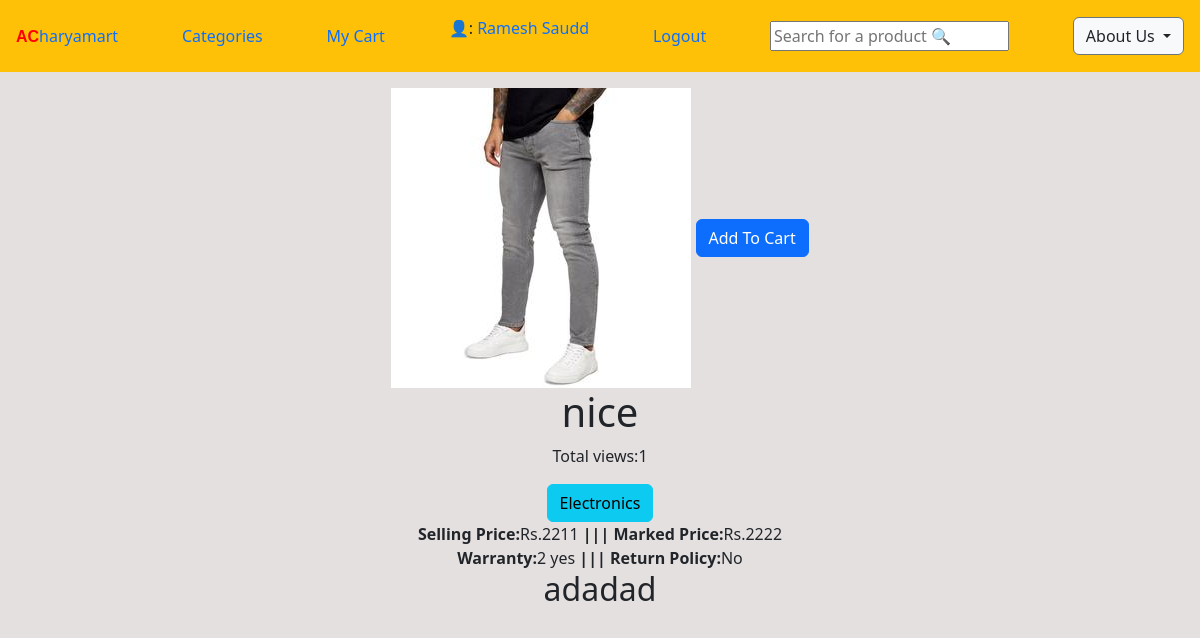
Screenshot of /productinfo/1 (signed in) with the database file from the repository.
### ecomapp/models.py (models this page shows, shortened)
class CustomUser(AbstractUser):
    username = None
    email = models.EmailField(_("email address"), unique=True)
    USERNAME_FIELD = "email"
    REQUIRED_FIELDS = []
    objects = CustomUserManager()

class Customer(models.Model):
    user=models.OneToOneField(CustomUser,on_delete=models.CASCADE)
    full_name=models.CharField(max_length=200)
    address=models.CharField(max_length=200,null=True,blank=True)
    joined_on=models.DateTimeField(auto_now_add=True)

class Product(models.Model):
    title=models.CharField(max_length=100)
    slug=models.SlugField(unique=True)
    category=models.ForeignKey(Category,on_delete=models.CASCADE)
    image=ResizedImageField(size=[500, 300],upload_to='products')
    marked_price=models.PositiveBigIntegerField()
    selling_price=models.PositiveBigIntegerField()
    description=models.TextField()
    warranty=models.CharField(max_length=300,null=True,blank=True)
    return_policy=models.CharField(max_length=300,null=True,blank=True)
    view_count=models.PositiveBigIntegerField(default=0)

class Category(models.Model):
    title=models.CharField(max_length=200)
    slug=models.SlugField(unique=True)
    def __str__(self):
        return self.title

### ecomapp/views.py (the view)
# urls.py: path("productinfo/<int:pk>",ProductInfoView.as_view(),name="productinfo"),
class ProductInfoView(EcomMixin,TemplateView):
    template_name="productinfo.html"
    def get_context_data(self,**kwargs):
        context=super().get_context_data(**kwargs)
        prod_id = self.kwargs.get('pk')
        product=Product.objects.get(id=prod_id)
        product.view_count+=1
        product.save()
        context["product"]=product
        return context

### ecomapp/views.py (called while the page is built)
    def dispatch(self, request, *args, **kwargs):
        cart_id = request.session.get("cart_id")
        if cart_id:
            cart_obj = Cart.objects.get(id=cart_id)
            if request.user.is_authenticated and request.user.customer:
                cart_obj.customer = request.user.customer
                cart_obj.save()
        return super().dispatch(request, *args, **kwargs)

### Templates/productinfo.html (shortened to what this page needs)
{% extends "base.html" %}
{% block content %}
<body>
<div class="container p-3 text-center">
<img src="{{product.image.url}}" alt="" class="img-fluid">
<a class="btn btn-primary" href="{% url 'ecomapp:addtocart' product.id %}">Add To Cart</a>
<h1>{{product.title}}</h1><p>Total views:{{product.view_count}}</p>
<a class=" btn btn-info" href="{% url 'ecomapp:home' %}">{{product.category}}</a><br>
<strong>Selling Price:</strong>Rs.{{product.selling_price}}
<strong> |||  Marked Price:</strong>Rs.{{product.marked_price}} <br>
<strong>Warranty:</strong>{{product.warranty}} <strong> ||| Return Policy:</strong>{{product.return_policy}}
<h2>{{product.description}}</h2>
</div>
</body>
{% endblock %}

### Templates/base.html (shortened to what this page needs)
<!DOCTYPE html>
<html lang="en">
<head>
    <link href="https://cdn.jsdelivr.net/npm/bootstrap@5.3.0-alpha1/dist/css/bootstrap.min.css" rel="stylesheet">
</head>
<body>
      <nav class="navbar navbar-collapse navbar-dark bg-warning p-3">
        <a href="{% url 'ecomapp:home' %}"><strong style="color:red; font-family:Impact, Haettenschweiler, 'Arial Narrow Bold', sans-serif">AC</strong><span>haryamart</span></a>
        <a href="{% url 'ecomapp:categorical' %}">Categories</a>
        <a href="{% url 'ecomapp:showcart' %}" >My  Cart </a>
        {% if request.user.customer %}
        <p>👤:  <a href="{% url 'ecomapp:profile' %}">{{request.user.customer.full_name}}</a></p>
        <a href="{% url 'ecomapp:signout' %}">Logout</a>
        {% else %}
        <a href="{% url 'ecomapp:signup' %}">Signup</a>
        <a href="{% url 'ecomapp:login' %}">Login</a>
        {% endif %}
          <form method="GET" action="/search">
          <input name="key" type="text"  placeholder="Search for a product 🔍" >
        </form>
        <div class="dropdown ">
          <button class="btn btn-secondary dropdown-toggle bg-light text-dark" type="button" id="dropdownMenuButton" data-toggle="dropdown" aria-haspopup="true" aria-expanded="false">
            About Us
          </button>
        </div>
      </nav>
      {% block content %}
      {% endblock %}
</body>
</html>

### Templates/base.html (style rules this page uses)
a { text-decoration: none; }

### Templates/productinfo.html (style rules this page uses)
body { background-color: rgb(229, 224, 224); }

### rows the page displays
CustomUser: user.customer.full_name "Ramesh Saudd"
Product: image (picture), title "nice", view_count "1", category "Electronics", selling_price "2211", marked_price "2222", warranty "2 yes", return_policy "No", description "adadad"
